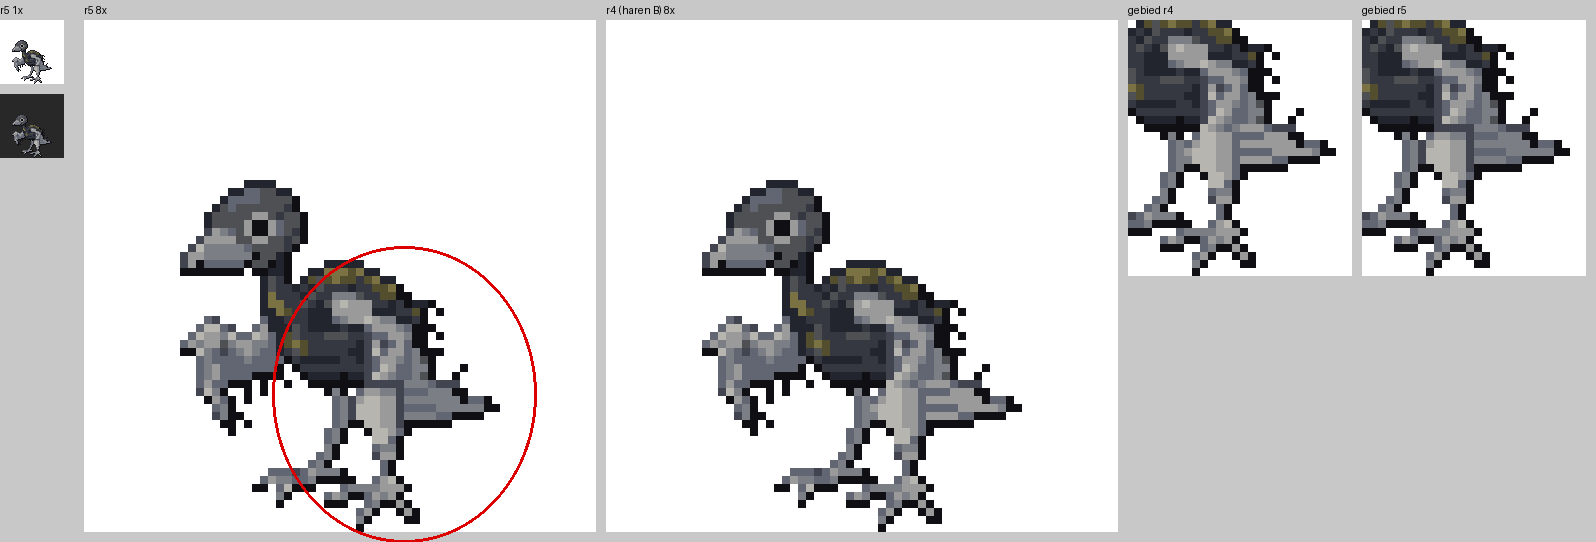

Python code for this plot:
# vel.png: r5 1x wit/donker | r5 8x met omcirkeld gebied | r4 (haren B) 8x | close-up gebied 8x r4 | r5
import numpy as np
from PIL import Image, ImageDraw
def rgb(fn,z,bg=(255,255,255)):
    im=Image.open(fn).convert('RGBA'); im=im.resize((im.width*z,im.height*z),Image.NEAREST)
    b=Image.new('RGB',im.size,bg); b.paste(im,(0,0),im); return b
r5,r4='kuiken_r5.png','../r4/kuiken_r4_haarB.png'
z=8; P=512; box=(26,32,54,64)   # omcirkeld gebied (rechterhelft: onderarm, staart, dij, poten)
cw=(box[2]-box[0])*z; ch=(box[3]-box[1])*z
vel=Image.new('RGB',(84+2*(P+10)+2*cw+20,P+30),(200,200,200)); d=ImageDraw.Draw(vel)
vel.paste(rgb(r5,1),(0,20)); vel.paste(rgb(r5,1,(40,40,40)),(0,94)); d.text((0,4),'r5 1x',fill=0)
x=84
for nm,fn in (('r5 8x',r5),('r4 (haren B) 8x',r4)):
    vel.paste(rgb(fn,z),(x,20)); d.text((x,4),nm,fill=0)
    if fn==r5: d.ellipse((x+box[0]*z-20,20+box[1]*z-30,x+box[2]*z+20,20+box[3]*z+10),outline=(220,0,0),width=3)
    x+=P+10
for nm,fn in (('gebied r4',r4),('gebied r5',r5)):
    vel.paste(rgb(fn,z).crop((box[0]*z,box[1]*z,box[2]*z,box[3]*z)),(x,20)); d.text((x,4),nm,fill=0); x+=cw+10
vel.save('vel.png')
